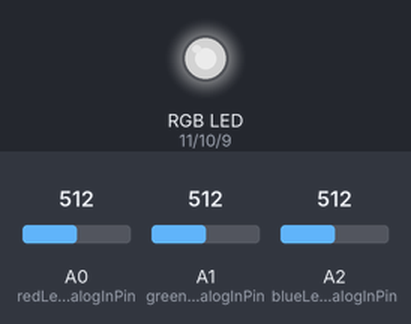
This sketch was run on a simulated Arduino Uno, built with avr-gcc and run on an emulated ATmega328P. Parts: an RGB LED mixed from three pins (HIGH = lit). The test bench sets the inputs (shaded band); at power-on: A0 (redLedAnalogInPin) = 512, A1 (greenLedAnalogInPin) = 512, A2 (blueLedAnalogInPin) = 512. Dim RGB values are drawn brighter than linear.

Above: at 1.2 s.
1.3 s: A0 (redLedAnalogInPin) set to 716
At 2.5 s:
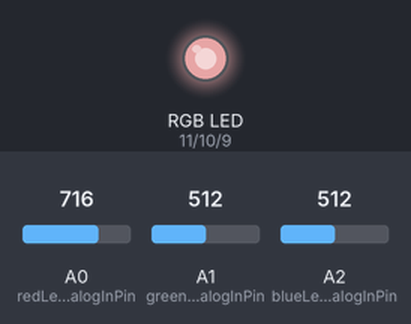
2.8 s: A1 (greenLedAnalogInPin) set to 716
At 3.7 s:
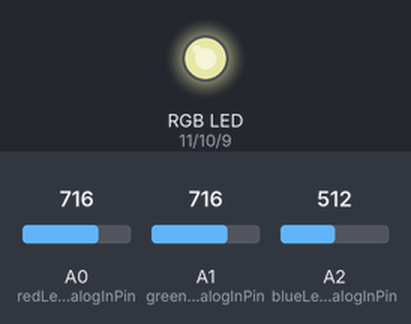
4.3 s: A2 (blueLedAnalogInPin) set to 716
At 4.9 s:
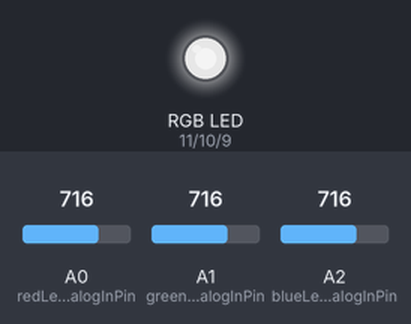
5.8 s: A0 (redLedAnalogInPin) set to 900
At 7.0 s:
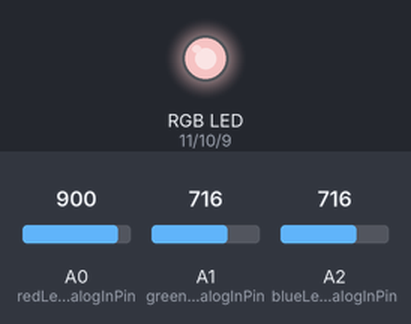
7.3 s: A1 (greenLedAnalogInPin) set to 900
At 8.3 s:
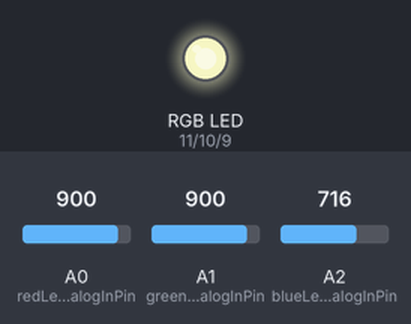
8.8 s: A2 (blueLedAnalogInPin) set to 900
At 9.5 s:
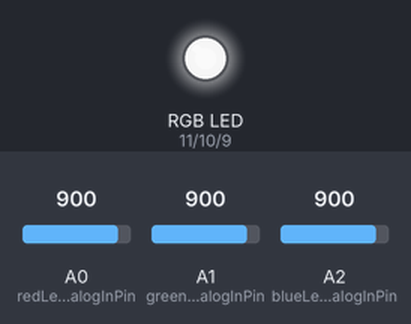
Timing chart, 0 to 11.3 s (numbered marks = the images above; inputs shaded):
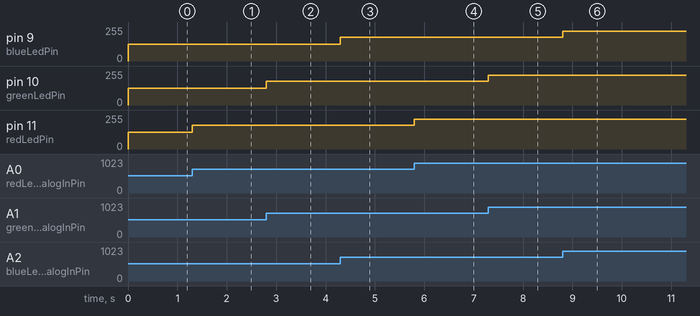

Measured:
- after the input at 1.3 s, pin 11 (redLedPin): 127/255 → 178/255 at once
- after the input at 2.8 s, pin 10 (greenLedPin): 127/255 → 178/255 at once
- after the input at 4.3 s, pin 9 (blueLedPin): 127/255 → 178/255 at once
- after the input at 5.8 s, pin 11 (redLedPin): 178/255 → 224/255 at once
- after the input at 7.3 s, pin 10 (greenLedPin): 178/255 → 224/255 at once
- after the input at 8.8 s, pin 9 (blueLedPin): 178/255 → 224/255 at once

The sketch:

Homework_1.ino
```cpp
const int redLedAnalogInPin = A0;
const int greenLedAnalogInPin = A1;
const int blueLedAnalogInPin = A2;
const int redLedPin = 11;
const int greenLedPin = 10;
const int blueLedPin = 9;

const int minAnalogInVal = 0;
const int maxAnalogInVal = 1023;
const int minAnalogOutVal = 0;
const int maxAnalogOutVal = 255;

int redLedInputVal;
int greenLedInputVal;
int blueLedInputVal;

void setup() {
  pinMode(redLedAnalogInPin, INPUT);
  pinMode(greenLedAnalogInPin, INPUT);
  pinMode(blueLedAnalogInPin, INPUT);
  pinMode(redLedPin, OUTPUT);
  pinMode(greenLedPin, OUTPUT);
  pinMode(blueLedPin, OUTPUT);
}
void loop() {
  redLedInputVal = analogRead(redLedAnalogInPin);
  greenLedInputVal = analogRead(greenLedAnalogInPin);
  blueLedInputVal = analogRead(blueLedAnalogInPin);

  redLedInputVal = map(redLedInputVal, minAnalogInVal, maxAnalogInVal, minAnalogOutVal, maxAnalogOutVal);
  greenLedInputVal = map(greenLedInputVal, minAnalogInVal, maxAnalogInVal, minAnalogOutVal, maxAnalogOutVal);
  blueLedInputVal = map(blueLedInputVal, minAnalogInVal, maxAnalogInVal, minAnalogOutVal, maxAnalogOutVal);

  setLedColor(redLedInputVal, greenLedInputVal, blueLedInputVal);
}

void setLedColor(int red, int green, int blue){
  analogWrite(redLedPin, red);
  analogWrite(greenLedPin, green);
  analogWrite(blueLedPin, blue);
}
```
